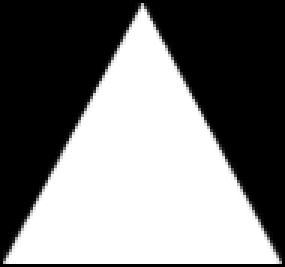
%> input picture week5/Templates/triangle1.png, 95 x 89 px (shown 3 times larger)
$ octave get_templates_predefined.m   (GNU Octave 9; MATLAB toolbox functions it lacks are replaced by stand-ins)
%> lines starting %> are read from the running program, lines starting %| are printed output that depends on the picture

%execute this script to get the predefined templates for template matching

templates.triangle1 = rgb2gray(im2double(imread('Templates/triangle1.png')));
%> templates.triangle1: size 89x95 double; min 0, max 1, mean 0.479
templates.triangle2 = rgb2gray(im2double(imread('Templates/triangle2.png')));
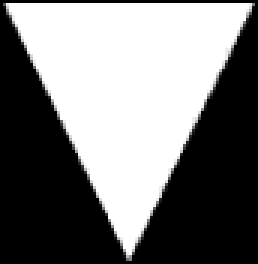
%> input picture week5/Templates/triangle2.png, 86 x 88 px (shown 3 times larger)
%> templates.triangle2: size 88x86 double; min 0, max 1, mean 0.474
templates.circle = rgb2gray(im2double(imread('Templates/circle.png')));
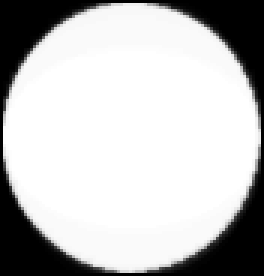
%> input picture week5/Templates/circle.png, 88 x 92 px (shown 3 times larger)
%> templates.circle: size 92x88 double; min 0, max 1, mean 0.748
%> (the run ends here)
